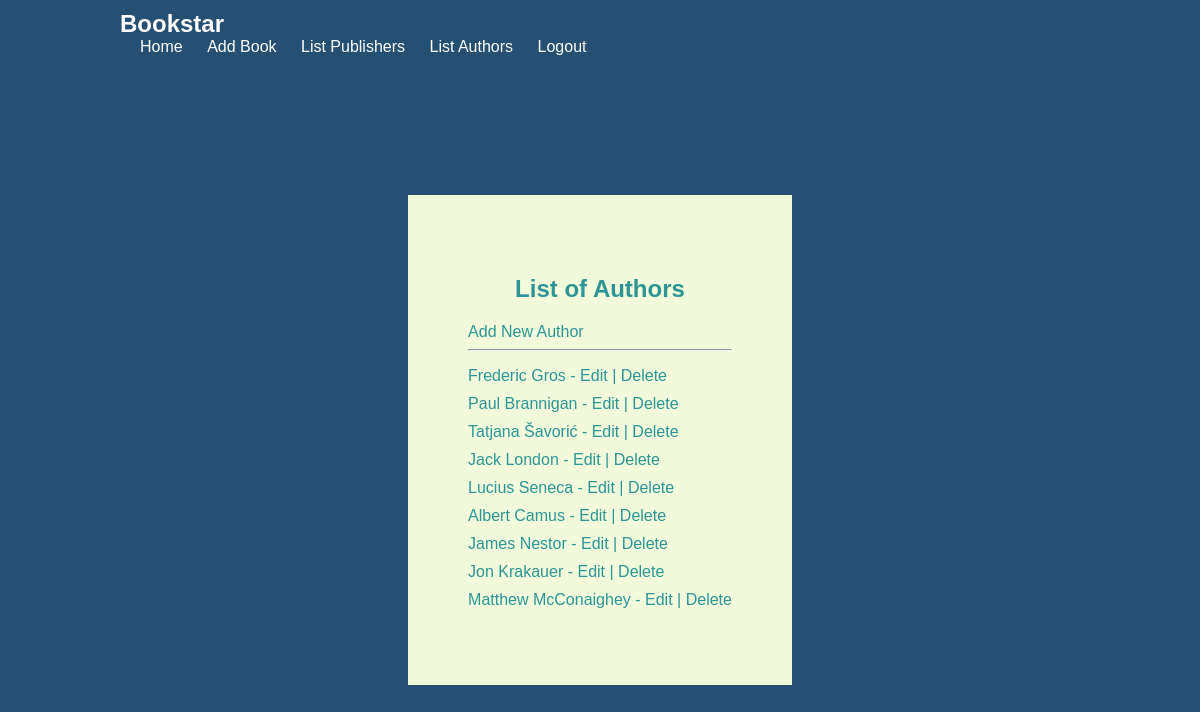
Screenshot of /books/authors/ (signed in) with the database file from the repository.
### books/models.py (models this page shows, shortened)
class Author(models.Model):
    salutation = models.CharField(max_length=10)
    name = models.CharField(max_length=200)
    email = models.EmailField()
    headshot = models.ImageField(upload_to='author_headshots')

### books/views.py (the view)
# urls.py: path('authors/', views.author_list, name='author_list'),
@login_required
def author_list(request):
    authors = Author.objects.all()
    return render(request, 'list_autors.html', {'authors': authors})

### books/templates/list_autors.html
{% extends 'navbar.html' %}
{% block content %}
<h2>List of Authors</h2>
<a href="{% url 'add_author' %}">Add New Author</a>
<hr>
<ul>
  {% for author in authors %}
    <li><a href="{% url 'author_books' author.id %}">{{ author.name }}</a> - <a href="{% url 'author_edit' author.id %}">Edit</a> | <a href="{% url 'author_delete' author.id %}">Delete</a></li>
  {% empty %}
    <li>No authors found.</li>
  {% endfor %}
</ul>
{% endblock %}

### books/static/styles.css (style rules this page uses)
body { font-family: Arial, sans-serif; background-color: #265073; color: #2D9596; margin: 0; padding: 0; display: flex; justify-content: center; align-items: center; height: 100vh; }
h2 { text-align: center; }
a { color: #2D9596; text-decoration: none; }
h1, h2, h3 { margin-top: 20px; }
ul { list-style-type: none; padding: 0; }
li { margin-bottom: 10px; }

### rows the page displays
Author: name "Frederic Gros"
Author: name "Paul Brannigan"
Author: name "Tatjana Šavorić"
Author: name "Jack London"
Author: name "Lucius Seneca"
Author: name "Albert Camus"
Author: name "James Nestor"
Author: name "Jon Krakauer"
Author: name "Matthew McConaighey"
